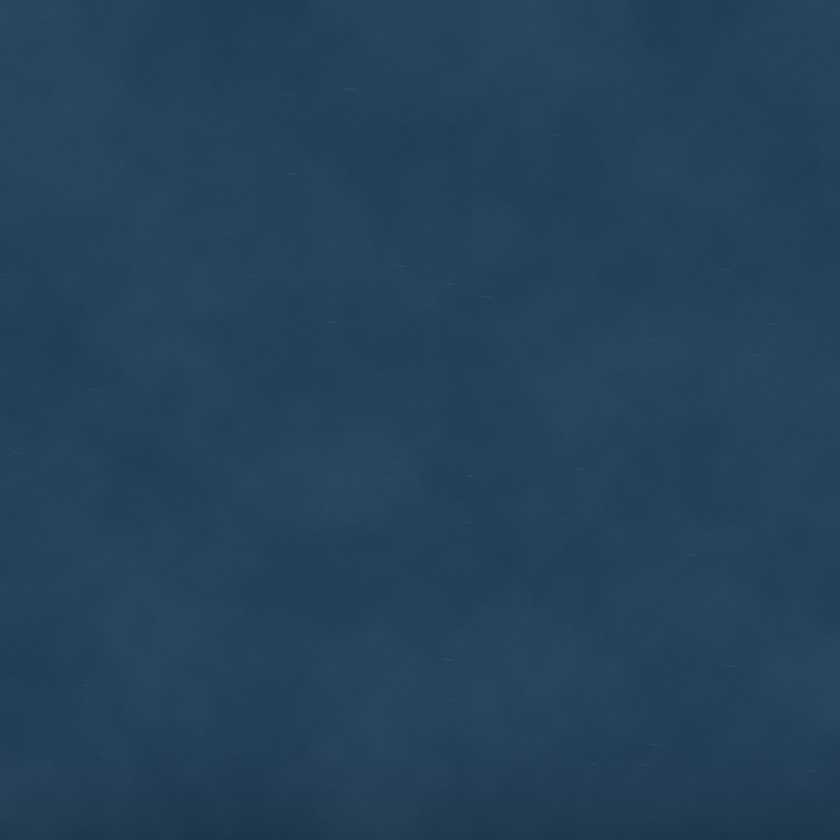
#> input picture handoff/blue_drum_assets/assets/generated/drum_dark_blue_s42_v1_diffuseColor.png, 840 x 840 px, shrunk from 1024 x 1024 before the run
$ python reality_check.py ../handoff/blue_drum_assets/assets/generated/drum_dark_blue_s42_v1_diffuseColor.png --out out.png
#> lines starting #> are read from the running program, lines starting #| are printed output that depends on the picture
"""Reality-check helper (prompt v1.2): frames at real resolution + colour-cast numbers.

Usage:
  python perception/reality_check.py <video.mp4 | image.png ...> --out <dir> [--floor-box x0 y0 x1 y1]

Writes start/mid/end frames, a contact sheet, and report.json with per-channel
means over the whole frame and over a floor region (default: bottom 30% of the
frame, or the given pixel box). F4 asks for grey-floor channel means within
+/-15% of each other; report.json records max/min channel ratio and PASS/FAIL
for that one numeric check. All other F1-F5 items are judged by looking.
"""
import argparse
import json
from pathlib import Path

import numpy as np
from PIL import Image


def frames_from(paths):
    if len(paths) == 1 and paths[0].suffix.lower() in (".mp4", ".mov", ".mkv"):
        import av
        with av.open(str(paths[0])) as f:
            frames = [fr.to_ndarray(format="rgb24") for fr in f.decode(video=0)]
        n = len(frames)
        picks = sorted({0, n // 2, n - 1})
        return [(f"frame_{i:04d}", frames[i]) for i in picks], n
    return [(p.stem, np.asarray(Image.open(p).convert("RGB"))) for p in paths], len(paths)


def channel_stats(rgb):
    means = rgb.reshape(-1, 3).astype(float).mean(axis=0)
    ratio = float(means.max() / max(means.min(), 1e-6))
    return {"mean_rgb": [round(float(v), 1) for v in means], "max_min_ratio": round(ratio, 3)}


def main():
    ap = argparse.ArgumentParser(description=__doc__, formatter_class=argparse.RawDescriptionHelpFormatter)
    ap.add_argument("inputs", nargs="+", type=Path)
    ap.add_argument("--out", type=Path, required=True)
    ap.add_argument("--floor-box", type=int, nargs=4, metavar=("X0", "Y0", "X1", "Y1"))
    ap.add_argument("--tolerance", type=float, default=0.15)
    args = ap.parse_args()
    args.out.mkdir(parents=True, exist_ok=True)
    picked, total = frames_from(args.inputs)
#> picked = 1 item; total = 1
    report = {"inputs": [str(p) for p in args.inputs], "frames_in_source": total, "frames": {}}
    worst = 1.0
    for name, rgb in picked:
        h, w, _ = rgb.shape
        x0, y0, x1, y1 = args.floor_box or (0, int(h * 0.7), w, h)
        floor = rgb[y0:y1, x0:x1]
        stats = {"size_px": [w, h], "whole": channel_stats(rgb), "floor_box": [x0, y0, x1, y1],
                 "floor": channel_stats(floor)}
        worst = max(worst, stats["floor"]["max_min_ratio"])
        report["frames"][name] = stats
        Image.fromarray(rgb).save(args.out / f"{name}.png")
#> this loop made 1 pass
#> (name, h, w, x0, y0, x1, y1) on pass 1: ('drum_dark_blue_s42_v1_diffuseColor', 840, 840, 0, 588, 840, 840)
#> pass 1, in main, `floor = rgb[y0:y1, x0:x1]`:
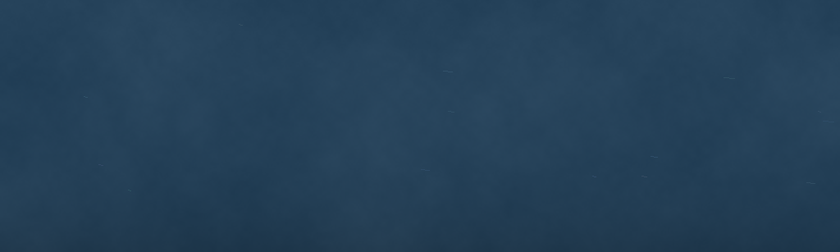
#> floor: shape (252, 840, 3); mean of channels 0, 1, 2 36.4, 64.4, 87.6; drawn as R, G, B
#> after the loop, report = 3 items
    report["f4_floor_channel_balance"] = {"worst_max_min_ratio": round(worst, 3),
                                          "limit": round(1 + args.tolerance, 3),
                                          "pass": worst <= 1 + args.tolerance}
    imgs = [Image.fromarray(rgb) for _, rgb in picked]
#> imgs = 1 item
#> rgb is the input picture: shape (840, 840, 3); mean R, G, B 37.1, 65.8, 89.6
    sheet = Image.new("RGB", (max(i.width for i in imgs), sum(i.height for i in imgs)), (0, 0, 0))
#> sheet: PIL image 840x840 RGB; every value is 0
    y = 0
    for i in imgs:
        sheet.paste(i, (0, y))
        y += i.height
#> this loop made 1 pass
#> y on pass 1: 840
#> after the loop, y = 840
    sheet.save(args.out / "contact_sheet.png")
    (args.out / "report.json").write_text(json.dumps(report, indent=2))
    print(json.dumps(report["f4_floor_channel_balance"]), "->", args.out)
#| {"worst_max_min_ratio": 2.405, "limit": 1.15, "pass": false} -> out.png


if __name__ == "__main__":
    main()
